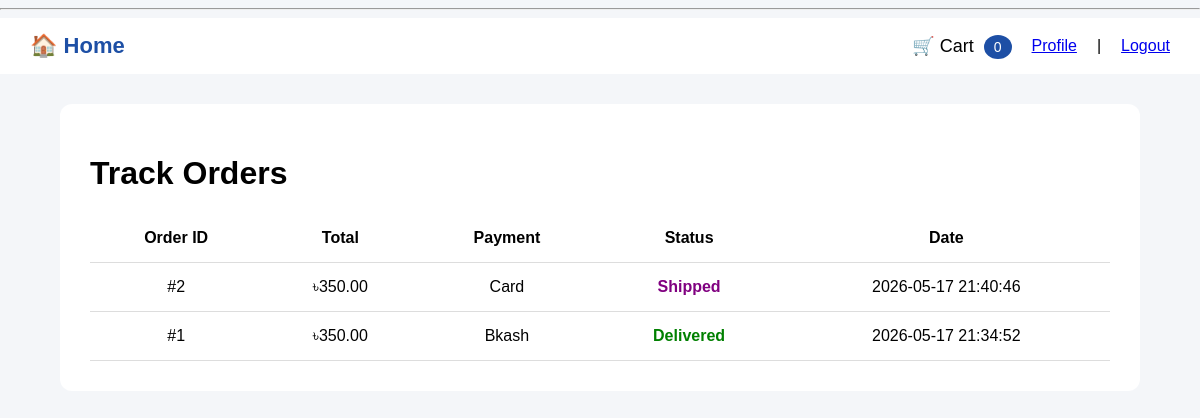
/views/trackOrder.php (signed in), run on the app's committed database.
### tables this page shows
CREATE TABLE `payments` (
  `id` int(11) NOT NULL,
  `order_id` int(11) DEFAULT NULL,
  `amount` decimal(10,2) DEFAULT NULL,
  `payment_method` varchar(50) DEFAULT NULL,
  `transaction_id` varchar(255) DEFAULT NULL,
  `payment_date` timestamp NOT NULL DEFAULT current_timestamp()
);

CREATE TABLE `orders` (
  `id` int(11) NOT NULL,
  `user_id` int(11) DEFAULT NULL,
  `shipping_address` text DEFAULT NULL,
  `total_amount` decimal(10,2) DEFAULT NULL,
  `status` enum('pending','confirmed','shipped','delivered') DEFAULT NULL,
  `payment_method` varchar(50) DEFAULT NULL,
  `order_date` timestamp NOT NULL DEFAULT current_timestamp()
);

### controllers/OrderController.php (called while the page is built, shortened)
<?php
require_once(__DIR__."/../models/Order.php");
class OrderController{
private $orderModel;
public function __construct($pdo)
{
$this->orderModel=
new Order($pdo);
}
public function history(
$userId
)
{
return
$this->orderModel
->getUserOrders(
$userId
);
}
}

### models/Order.php (called while the page is built, shortened)
<?php
class Order{
private $pdo;
public function __construct($pdo)
{
$this->pdo=$pdo;
}
public function getUserOrders(
$userId
)
{
$stmt=
$this->pdo->prepare(
"SELECT
orders.*,
payments.payment_method
FROM orders
LEFT JOIN payments
ON payments.order_id=
orders.id
WHERE
orders.user_id=?
ORDER BY
orders.id DESC"
);
$stmt->execute([
$userId
]);
return
$stmt->fetchAll(
PDO::FETCH_ASSOC
);
}
}

### views/trackOrder.php (the view, shortened to what this page needs)
<?php
require_once(
"../config/database.php"
);
require_once(
"../controllers/OrderController.php"
);
include(
"navbar.php"
);
$order=
new OrderController(
$pdo
);
$orders=
$order->history(
$_SESSION['user_id']
);
?>
<!DOCTYPE html>
<html>
<head>
</head>
<body>
<div class="container">
<h1>
Track Orders
</h1>
<table>
<tr>
<th>Order ID</th>
<th>Total</th>
<th>Payment</th>
<th>Status</th>
<th>Date</th>
</tr>
<?php
foreach(
$orders
as
$row
)
{
?>
<tr>
<td>
#<?php
echo $row['id'];
?>
</td>
<td>
৳<?php
echo $row['total_amount'];
?>
</td>
<td>
<?php
echo htmlspecialchars(
$row['payment_method']
??"N/A"
);
?>
</td>
<td>
<span
class="<?php
echo $row['status'];
?>">
<?php
echo ucfirst(
$row['status']
);
?>
</span>
</td>
<td>
<?php
echo $row['order_date'];
?>
</td>
</tr>
<?php
}
?>
</table>
</div>
</body>
</html>

### views/trackOrder.php (style rules this page uses)
body { font-family:Arial; background:#f4f6f9; margin:0; }
.container { width:85%; margin:30px auto; background:white; padding:30px; border-radius:12px; }
table { width:100%; border-collapse:collapse; }
th,td { padding:15px; border-bottom:1px solid #ddd; text-align:center; }
.shipped { color:purple; font-weight:bold; }
.delivered { color:green; font-weight:bold; }

### data on the page
payments: order "2", order.total_amount "350.00", payment_method "Card", order.status "Shipped", order.order_date "2026-05-17 21:40:46"
payments: order "1", order.total_amount "350.00", payment_method "Bkash", order.status "Delivered", order.order_date "2026-05-17 21:34:52"
